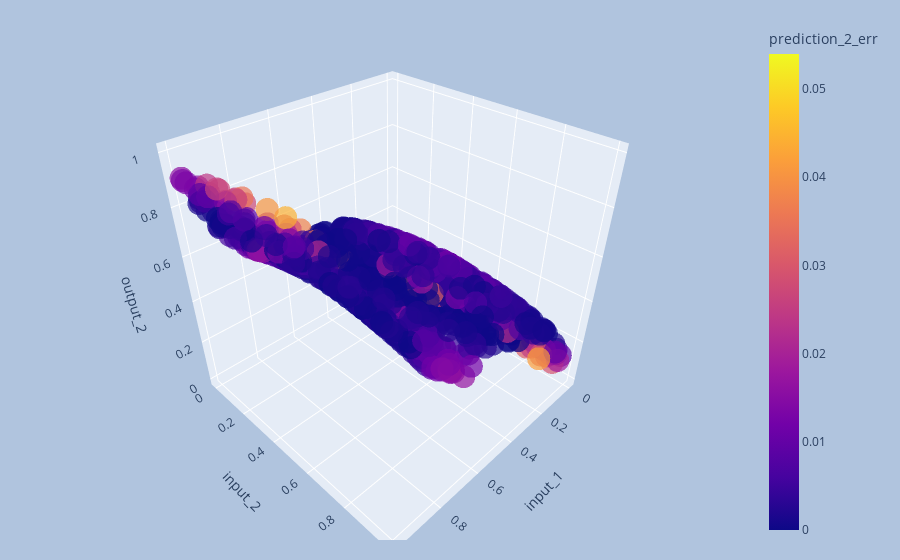

Write notebook code for a chart like this one.
### Code cell
interactive_3d_plot(tr_df_normalized, 'input_1', 'input_2', 'output_2', 'prediction_2_err')

### Figure 1 — Plotly figure (JSON) as saved in the notebook; plotly's stock layout.template omitted (floating-point values rounded to 4 significant figures; data arrays with more than 128 entries replaced by an {"elided": "..."} marker saying what was removed)
{"data": [{"hovertemplate": "input_1=%{x}<br>input_2=%{y}<br>output_2=%{z}<br>prediction_2_err=%{marker.color}<extra></extra>", "legendgroup": "", "marker": {"color": {"elided": "1000 float values"}, "coloraxis": "coloraxis", "opacity": 0.7, "symbol": "circle"}, "mode": "markers", "name": "", "scene": "scene", "showlegend": false, "type": "scatter3d", "x": {"elided": "1000 float values"}, "y": {"elided": "1000 float values"}, "z": {"elided": "1000 float values"}}], "layout": {"coloraxis": {"colorbar": {"title": {"text": "prediction_2_err"}}, "colorscale": [[0, "#0d0887"], [0.1111, "#46039f"], [0.2222, "#7201a8"], [0.3333, "#9c179e"], [0.4444, "#bd3786"], [0.5556, "#d8576b"], [0.6667, "#ed7953"], [0.7778, "#fb9f3a"], [0.8889, "#fdca26"], [1, "#f0f921"]]}, "legend": {"tracegroupgap": 0}, "margin": {"b": 20, "l": 40, "r": 40, "t": 20}, "paper_bgcolor": "LightSteelBlue", "scene": {"domain": {"x": [0, 1], "y": [0, 1]}, "xaxis": {"title": {"text": "input_1"}}, "yaxis": {"title": {"text": "input_2"}}, "zaxis": {"title": {"text": "output_2"}}}}}
